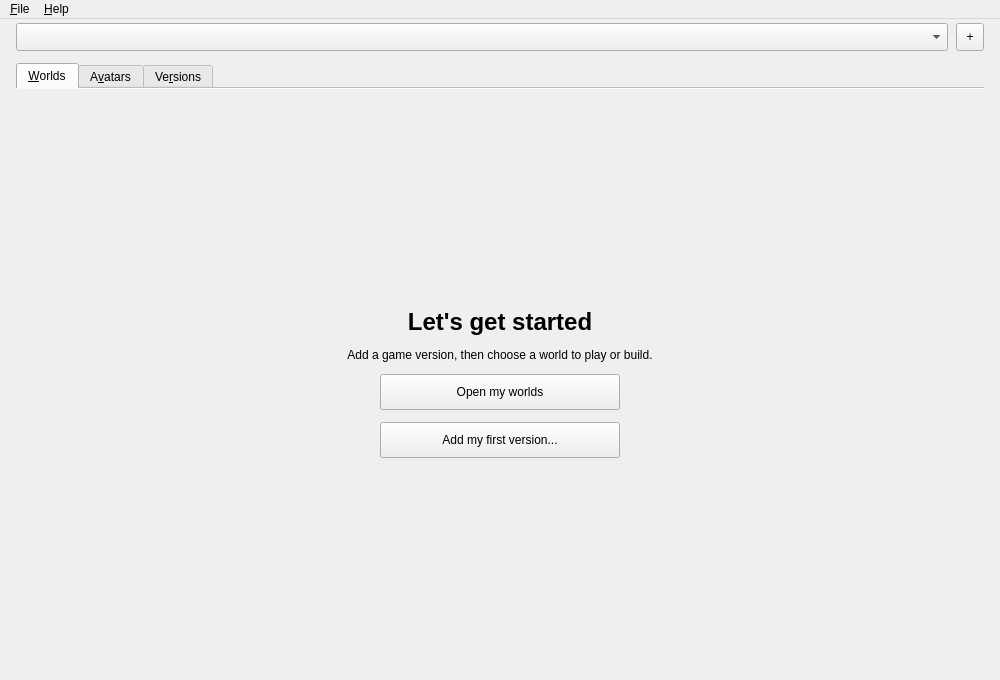
<?xml version='1.0' encoding='utf-8'?>
<ui version="4.0">
 <class>MainWindow</class>
 <widget class="QMainWindow" name="MainWindow">
  <property name="geometry">
   <rect>
    <x>0</x>
    <y>0</y>
    <width>1000</width>
    <height>680</height>
   </rect>
  </property>
  <property name="minimumSize">
   <size>
    <width>760</width>
    <height>520</height>
   </size>
  </property>
  <property name="windowTitle">
   <string>OpenKogama Launcher</string>
  </property>
  <widget class="QWidget" name="centralwidget">
   <layout class="QVBoxLayout" name="verticalLayout">
    <property name="leftMargin">
     <number>16</number>
    </property>
    <property name="topMargin">
     <number>4</number>
    </property>
    <property name="rightMargin">
     <number>16</number>
    </property>
    <property name="bottomMargin">
     <number>16</number>
    </property>
    <property name="spacing">
     <number>12</number>
    </property>
    <item>
     <widget class="QWidget" name="headerBar">
      <layout class="QHBoxLayout" name="headerLayout">
       <property name="leftMargin">
        <number>0</number>
       </property>
       <property name="topMargin">
        <number>0</number>
       </property>
       <property name="rightMargin">
        <number>0</number>
       </property>
       <property name="bottomMargin">
        <number>0</number>
       </property>
       <property name="spacing">
        <number>8</number>
       </property>
       <item>
        <widget class="QComboBox" name="versionCombo">
         <property name="minimumSize">
          <size>
           <width>240</width>
           <height>28</height>
          </size>
         </property>
         <property name="accessibleName">
          <string>Game version</string>
         </property>
         <property name="sizeAdjustPolicy">
          <enum>QComboBox::AdjustToContents</enum>
         </property>
        </widget>
       </item>
       <item>
        <widget class="QToolButton" name="addVersionButton">
         <property name="minimumSize">
          <size>
           <width>28</width>
           <height>28</height>
          </size>
         </property>
         <property name="toolTip">
          <string>Add version</string>
         </property>
         <property name="text">
          <string>+</string>
         </property>
        </widget>
       </item>
     </layout>
     </widget>
    </item>
    <item>
     <widget class="QTabWidget" name="mainTabs">
      <property name="documentMode">
       <bool>true</bool>
      </property>
      <widget class="QWidget" name="playTab">
       <attribute name="title">
        <string>&amp;Worlds</string>
       </attribute>
       <layout class="QVBoxLayout" name="playLayout">
        <property name="leftMargin">
         <number>0</number>
        </property>
        <property name="topMargin">
         <number>12</number>
        </property>
        <property name="rightMargin">
         <number>0</number>
        </property>
        <property name="bottomMargin">
         <number>0</number>
        </property>
        <item>
         <widget class="QStackedWidget" name="playStack">
          <widget class="QWidget" name="welcomePage">
           <layout class="QVBoxLayout" name="welcomeLayout">
            <property name="spacing">
             <number>12</number>
            </property>
            <item>
             <spacer name="welcomeTopSpacer">
              <property name="orientation">
               <enum>Qt::Vertical</enum>
              </property>
              <property name="sizeHint">
               <size>
                <width>20</width>
                <height>40</height>
               </size>
              </property>
             </spacer>
            </item>
            <item>
             <widget class="QLabel" name="welcomeTitle">
              <property name="text">
               <string>Let's get started</string>
              </property>
              <property name="wordWrap">
               <bool>true</bool>
              </property>
              <property name="textFormat">
               <enum>Qt::PlainText</enum>
              </property>
              <property name="font">
               <font>
                <pointsize>18</pointsize>
                <bold>true</bold>
               </font>
              </property>
              <property name="alignment">
               <set>Qt::AlignCenter</set>
              </property>
             </widget>
            </item>
            <item>
             <widget class="QLabel" name="welcomeDescription">
              <property name="text">
               <string>Add a game version, then choose a world to play or build.</string>
              </property>
              <property name="wordWrap">
               <bool>true</bool>
              </property>
              <property name="textFormat">
               <enum>Qt::PlainText</enum>
              </property>
              <property name="alignment">
               <set>Qt::AlignCenter</set>
              </property>
             </widget>
            </item>
            <item alignment="Qt::AlignHCenter">
             <widget class="QPushButton" name="openWorldsButton">
              <property name="primary" stdset="0">
               <bool>true</bool>
              </property>
              <property name="minimumSize">
               <size>
                <width>240</width>
                <height>36</height>
               </size>
              </property>
              <property name="text">
               <string>Open my worlds</string>
              </property>
             </widget>
            </item>
            <item alignment="Qt::AlignHCenter">
             <widget class="QPushButton" name="firstVersionButton">
              <property name="primary" stdset="0">
               <bool>true</bool>
              </property>
              <property name="minimumSize">
               <size>
                <width>240</width>
                <height>36</height>
               </size>
              </property>
              <property name="text">
               <string>Add my first version...</string>
              </property>
             </widget>
            </item>
            <item>
             <spacer name="welcomeBottomSpacer">
              <property name="orientation">
               <enum>Qt::Vertical</enum>
              </property>
              <property name="sizeHint">
               <size>
                <width>20</width>
                <height>40</height>
               </size>
              </property>
             </spacer>
            </item>
           </layout>
          </widget>
          <widget class="QWidget" name="worldsPage">
           <layout class="QVBoxLayout" name="worldsLayout">
            <property name="leftMargin">
             <number>0</number>
            </property>
            <property name="topMargin">
             <number>0</number>
            </property>
            <property name="rightMargin">
             <number>0</number>
            </property>
            <property name="bottomMargin">
             <number>0</number>
            </property>
           </layout>
          </widget>
         </widget>
        </item>
       </layout>
      </widget>
      <widget class="QWidget" name="avatarsTab">
       <attribute name="title">
        <string>A&amp;vatars</string>
       </attribute>
       <layout class="QVBoxLayout" name="avatarsLayout">
        <property name="leftMargin">
         <number>0</number>
        </property>
        <property name="topMargin">
         <number>12</number>
        </property>
        <property name="rightMargin">
         <number>0</number>
        </property>
        <property name="bottomMargin">
         <number>0</number>
        </property>
       </layout>
      </widget>
      <widget class="QWidget" name="versionsTab">
       <attribute name="title">
        <string>Ve&amp;rsions</string>
       </attribute>
       <layout class="QVBoxLayout" name="versionsLayout">
        <property name="leftMargin">
         <number>0</number>
        </property>
        <property name="topMargin">
         <number>12</number>
        </property>
        <property name="rightMargin">
         <number>0</number>
        </property>
        <property name="bottomMargin">
         <number>0</number>
        </property>
        <property name="spacing">
         <number>12</number>
        </property>
        <item>
         <widget class="QWidget" name="noVersionsPage">
          <layout class="QVBoxLayout" name="noVersionsLayout">
           <property name="spacing">
            <number>12</number>
           </property>
           <item>
            <spacer name="noVersionsTopSpacer">
             <property name="orientation">
              <enum>Qt::Vertical</enum>
             </property>
             <property name="sizeHint">
              <size>
               <width>20</width>
               <height>40</height>
              </size>
             </property>
            </spacer>
           </item>
           <item>
            <widget class="QLabel" name="noVersionsTitle">
             <property name="text">
              <string>No versions yet</string>
             </property>
             <property name="wordWrap">
              <bool>true</bool>
             </property>
             <property name="textFormat">
              <enum>Qt::PlainText</enum>
             </property>
             <property name="font">
              <font>
               <pointsize>18</pointsize>
               <bold>true</bold>
              </font>
             </property>
             <property name="alignment">
              <set>Qt::AlignCenter</set>
             </property>
            </widget>
           </item>
           <item>
            <widget class="QLabel" name="noVersionsDescription">
             <property name="text">
              <string>Add a game version to download it and start playing.</string>
             </property>
             <property name="wordWrap">
              <bool>true</bool>
             </property>
             <property name="textFormat">
              <enum>Qt::PlainText</enum>
             </property>
             <property name="alignment">
              <set>Qt::AlignCenter</set>
             </property>
            </widget>
           </item>
           <item alignment="Qt::AlignHCenter">
            <widget class="QPushButton" name="noVersionsButton">
             <property name="primary" stdset="0">
              <bool>true</bool>
             </property>
             <property name="minimumSize">
              <size>
               <width>240</width>
               <height>36</height>
              </size>
             </property>
             <property name="text">
              <string>Add version...</string>
             </property>
            </widget>
           </item>
           <item>
            <spacer name="noVersionsBottomSpacer">
             <property name="orientation">
              <enum>Qt::Vertical</enum>
             </property>
             <property name="sizeHint">
              <size>
               <width>20</width>
               <height>40</height>
              </size>
             </property>
            </spacer>
           </item>
          </layout>
         </widget>
        </item>
        <item>
         <widget class="QListView" name="instancesView">
          <property name="sizePolicy">
           <sizepolicy hsizetype="Expanding" vsizetype="Expanding">
            <horstretch>0</horstretch>
            <verstretch>1</verstretch>
           </sizepolicy>
          </property>
          <property name="accessibleName">
           <string>Installed game versions</string>
          </property>
          <property name="frameShape">
           <enum>QFrame::NoFrame</enum>
          </property>
         </widget>
        </item>
        <item>
         <widget class="QWidget" name="selectedVersionGroup">
          <layout class="QVBoxLayout" name="selectedVersionLayout">
           <property name="leftMargin">
            <number>0</number>
           </property>
           <property name="topMargin">
            <number>0</number>
           </property>
           <property name="rightMargin">
            <number>0</number>
           </property>
           <property name="bottomMargin">
            <number>0</number>
           </property>
           <property name="spacing">
            <number>12</number>
           </property>
           <item>
            <widget class="Line" name="versionActionsLine">
             <property name="orientation">
              <enum>Qt::Horizontal</enum>
             </property>
            </widget>
           </item>
           <item>
            <layout class="QHBoxLayout" name="versionActions">
             <item>
              <widget class="QLabel" name="instanceNameLabel">
               <property name="text">
                <string>No version selected</string>
               </property>
               <property name="textFormat">
                <enum>Qt::PlainText</enum>
               </property>
              </widget>
             </item>
             <item>
              <widget class="QLabel" name="instanceVersionLabel">
               <property name="enabled">
                <bool>false</bool>
               </property>
               <property name="textFormat">
                <enum>Qt::PlainText</enum>
               </property>
              </widget>
             </item>
             <item>
              <spacer name="versionActionsSpacer">
               <property name="orientation">
                <enum>Qt::Horizontal</enum>
               </property>
               <property name="sizeHint">
                <size>
                 <width>20</width>
                 <height>20</height>
                </size>
               </property>
              </spacer>
             </item>
             <item>
              <widget class="QToolButton" name="moreVersionButton">
               <property name="minimumSize">
                <size>
                 <width>36</width>
                 <height>36</height>
                </size>
               </property>
               <property name="toolTip">
                <string>More</string>
               </property>
               <property name="text">
                <string>•••</string>
               </property>
               <property name="popupMode">
                <enum>QToolButton::InstantPopup</enum>
               </property>
               <property name="autoRaise">
                <bool>true</bool>
               </property>
              </widget>
             </item>
             <item>
              <widget class="QPushButton" name="useVersionButton">
               <property name="primary" stdset="0">
                <bool>true</bool>
               </property>
               <property name="minimumSize">
                <size>
                 <width>140</width>
                 <height>36</height>
                </size>
               </property>
               <property name="text">
                <string>Open worlds</string>
               </property>
              </widget>
             </item>
            </layout>
           </item>
          </layout>
         </widget>
        </item>
       </layout>
      </widget>
     </widget>
    </item>
   </layout>
  </widget>
  <widget class="QMenuBar" name="menuBar">
   <widget class="QMenu" name="menuFile">
    <property name="title">
     <string>&amp;File</string>
    </property>
    <addaction name="actionInstall" />
    <addaction name="actionLaunch" />
    <addaction name="separator" />
    <addaction name="actionSettings" />
   </widget>
   <widget class="QMenu" name="menuHelp">
    <property name="title">
     <string>&amp;Help</string>
    </property>
    <addaction name="actionDiscord" />
    <addaction name="actionCredits" />
   </widget>
   <addaction name="menuFile" />
   <addaction name="menuHelp" />
  </widget>
  <action name="actionLaunch">
   <property name="text">
    <string>Open worlds</string>
   </property>
   <property name="shortcut">
    <string>Ctrl+Return</string>
   </property>
  </action>
  <action name="actionInstall">
   <property name="text">
    <string>Add version...</string>
   </property>
  </action>
  <action name="actionSettings">
   <property name="text">
    <string>Settings...</string>
   </property>
  </action>
  <action name="actionDiscord">
   <property name="text">
    <string>Discord</string>
   </property>
  </action>
  <action name="actionCredits">
   <property name="text">
    <string>Credits</string>
   </property>
  </action>
  <action name="actionRenameVersion">
   <property name="text">
    <string>Rename</string>
   </property>
  </action>
  <action name="actionDuplicateVersion">
   <property name="text">
    <string>Make a copy</string>
   </property>
  </action>
  <action name="actionShowVersionFolder">
   <property name="text">
    <string>Show in Explorer</string>
   </property>
  </action>
  <action name="actionDeleteVersion">
   <property name="text">
    <string>Delete...</string>
   </property>
  </action>
 </widget>
 <resources />
 <connections />
</ui>
